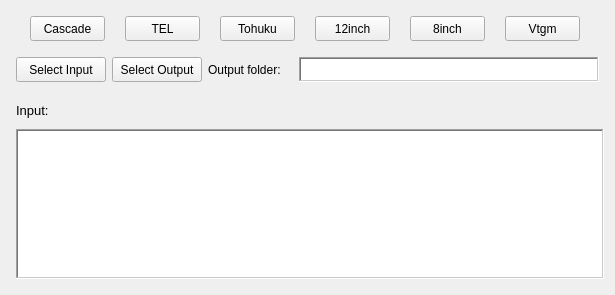
<?xml version="1.0" encoding="UTF-8"?>
<ui version="4.0">
 <class>Form</class>
 <widget class="QWidget" name="Form">
  <property name="geometry">
   <rect>
    <x>0</x>
    <y>0</y>
    <width>611</width>
    <height>293</height>
   </rect>
  </property>
  <property name="windowTitle">
   <string>Form</string>
  </property>
  <layout class="QVBoxLayout" name="verticalLayout_6">
   <item>
    <layout class="QHBoxLayout" name="horizontalLayout_3">
     <property name="leftMargin">
      <number>5</number>
     </property>
     <property name="topMargin">
      <number>5</number>
     </property>
     <property name="rightMargin">
      <number>5</number>
     </property>
     <property name="bottomMargin">
      <number>5</number>
     </property>
     <item>
      <widget class="QPushButton" name="cascade_btn">
       <property name="sizePolicy">
        <sizepolicy hsizetype="Fixed" vsizetype="Fixed">
         <horstretch>0</horstretch>
         <verstretch>0</verstretch>
        </sizepolicy>
       </property>
       <property name="minimumSize">
        <size>
         <width>75</width>
         <height>25</height>
        </size>
       </property>
       <property name="maximumSize">
        <size>
         <width>75</width>
         <height>25</height>
        </size>
       </property>
       <property name="text">
        <string>Cascade</string>
       </property>
      </widget>
     </item>
     <item>
      <widget class="QPushButton" name="tel_btn">
       <property name="sizePolicy">
        <sizepolicy hsizetype="Fixed" vsizetype="Fixed">
         <horstretch>0</horstretch>
         <verstretch>0</verstretch>
        </sizepolicy>
       </property>
       <property name="minimumSize">
        <size>
         <width>75</width>
         <height>25</height>
        </size>
       </property>
       <property name="maximumSize">
        <size>
         <width>75</width>
         <height>25</height>
        </size>
       </property>
       <property name="text">
        <string>TEL</string>
       </property>
      </widget>
     </item>
     <item>
      <widget class="QPushButton" name="tohuku_btn">
       <property name="sizePolicy">
        <sizepolicy hsizetype="Fixed" vsizetype="Fixed">
         <horstretch>0</horstretch>
         <verstretch>0</verstretch>
        </sizepolicy>
       </property>
       <property name="minimumSize">
        <size>
         <width>75</width>
         <height>25</height>
        </size>
       </property>
       <property name="maximumSize">
        <size>
         <width>75</width>
         <height>25</height>
        </size>
       </property>
       <property name="text">
        <string>Tohuku</string>
       </property>
      </widget>
     </item>
     <item>
      <widget class="QPushButton" name="inch12_btn">
       <property name="sizePolicy">
        <sizepolicy hsizetype="Fixed" vsizetype="Fixed">
         <horstretch>0</horstretch>
         <verstretch>0</verstretch>
        </sizepolicy>
       </property>
       <property name="minimumSize">
        <size>
         <width>75</width>
         <height>25</height>
        </size>
       </property>
       <property name="maximumSize">
        <size>
         <width>75</width>
         <height>25</height>
        </size>
       </property>
       <property name="text">
        <string>12inch</string>
       </property>
      </widget>
     </item>
     <item>
      <widget class="QPushButton" name="inch8_btn">
       <property name="sizePolicy">
        <sizepolicy hsizetype="Fixed" vsizetype="Fixed">
         <horstretch>0</horstretch>
         <verstretch>0</verstretch>
        </sizepolicy>
       </property>
       <property name="minimumSize">
        <size>
         <width>75</width>
         <height>25</height>
        </size>
       </property>
       <property name="maximumSize">
        <size>
         <width>75</width>
         <height>25</height>
        </size>
       </property>
       <property name="text">
        <string>8inch</string>
       </property>
      </widget>
     </item>
     <item>
      <widget class="QPushButton" name="vtgm_btn">
       <property name="sizePolicy">
        <sizepolicy hsizetype="Fixed" vsizetype="Fixed">
         <horstretch>0</horstretch>
         <verstretch>0</verstretch>
        </sizepolicy>
       </property>
       <property name="minimumSize">
        <size>
         <width>75</width>
         <height>25</height>
        </size>
       </property>
       <property name="maximumSize">
        <size>
         <width>75</width>
         <height>25</height>
        </size>
       </property>
       <property name="text">
        <string>Vtgm</string>
       </property>
      </widget>
     </item>
    </layout>
   </item>
   <item>
    <layout class="QHBoxLayout" name="horizontalLayout_4">
     <property name="leftMargin">
      <number>5</number>
     </property>
     <property name="topMargin">
      <number>5</number>
     </property>
     <property name="rightMargin">
      <number>5</number>
     </property>
     <property name="bottomMargin">
      <number>5</number>
     </property>
     <item>
      <widget class="QPushButton" name="input_selection_btn">
       <property name="minimumSize">
        <size>
         <width>90</width>
         <height>0</height>
        </size>
       </property>
       <property name="maximumSize">
        <size>
         <width>90</width>
         <height>25</height>
        </size>
       </property>
       <property name="text">
        <string>Select Input</string>
       </property>
      </widget>
     </item>
     <item>
      <widget class="QPushButton" name="output_selection_btn">
       <property name="minimumSize">
        <size>
         <width>90</width>
         <height>0</height>
        </size>
       </property>
       <property name="maximumSize">
        <size>
         <width>90</width>
         <height>25</height>
        </size>
       </property>
       <property name="text">
        <string>Select Output</string>
       </property>
      </widget>
     </item>
     <item>
      <widget class="QLabel" name="Output_label">
       <property name="sizePolicy">
        <sizepolicy hsizetype="Minimum" vsizetype="Fixed">
         <horstretch>0</horstretch>
         <verstretch>0</verstretch>
        </sizepolicy>
       </property>
       <property name="minimumSize">
        <size>
         <width>85</width>
         <height>0</height>
        </size>
       </property>
       <property name="maximumSize">
        <size>
         <width>85</width>
         <height>25</height>
        </size>
       </property>
       <property name="text">
        <string>Output folder:</string>
       </property>
      </widget>
     </item>
     <item>
      <widget class="QTextEdit" name="output_path_text">
       <property name="sizePolicy">
        <sizepolicy hsizetype="Minimum" vsizetype="Fixed">
         <horstretch>0</horstretch>
         <verstretch>0</verstretch>
        </sizepolicy>
       </property>
       <property name="minimumSize">
        <size>
         <width>300</width>
         <height>25</height>
        </size>
       </property>
       <property name="maximumSize">
        <size>
         <width>16777215</width>
         <height>25</height>
        </size>
       </property>
       <property name="frameShape">
        <enum>QFrame::WinPanel</enum>
       </property>
       <property name="frameShadow">
        <enum>QFrame::Sunken</enum>
       </property>
       <property name="verticalScrollBarPolicy">
        <enum>Qt::ScrollBarAlwaysOff</enum>
       </property>
       <property name="readOnly">
        <bool>true</bool>
       </property>
      </widget>
     </item>
    </layout>
   </item>
   <item>
    <layout class="QHBoxLayout" name="horizontalLayout_5">
     <property name="leftMargin">
      <number>5</number>
     </property>
     <property name="topMargin">
      <number>5</number>
     </property>
     <property name="bottomMargin">
      <number>5</number>
     </property>
     <item>
      <layout class="QVBoxLayout" name="verticalLayout_3">
       <item>
        <widget class="QLabel" name="Input_label">
         <property name="minimumSize">
          <size>
           <width>30</width>
           <height>25</height>
          </size>
         </property>
         <property name="maximumSize">
          <size>
           <width>50</width>
           <height>25</height>
          </size>
         </property>
         <property name="font">
          <font>
           <pointsize>10</pointsize>
          </font>
         </property>
         <property name="text">
          <string>Input:</string>
         </property>
        </widget>
       </item>
       <item>
        <widget class="QListView" name="input_files_listview">
         <property name="minimumSize">
          <size>
           <width>0</width>
           <height>150</height>
          </size>
         </property>
         <property name="maximumSize">
          <size>
           <width>2000</width>
           <height>1000</height>
          </size>
         </property>
         <property name="frameShape">
          <enum>QFrame::WinPanel</enum>
         </property>
         <property name="frameShadow">
          <enum>QFrame::Sunken</enum>
         </property>
         <property name="lineWidth">
          <number>1</number>
         </property>
        </widget>
       </item>
      </layout>
     </item>
    </layout>
   </item>
  </layout>
 </widget>
 <resources/>
 <connections/>
</ui>
